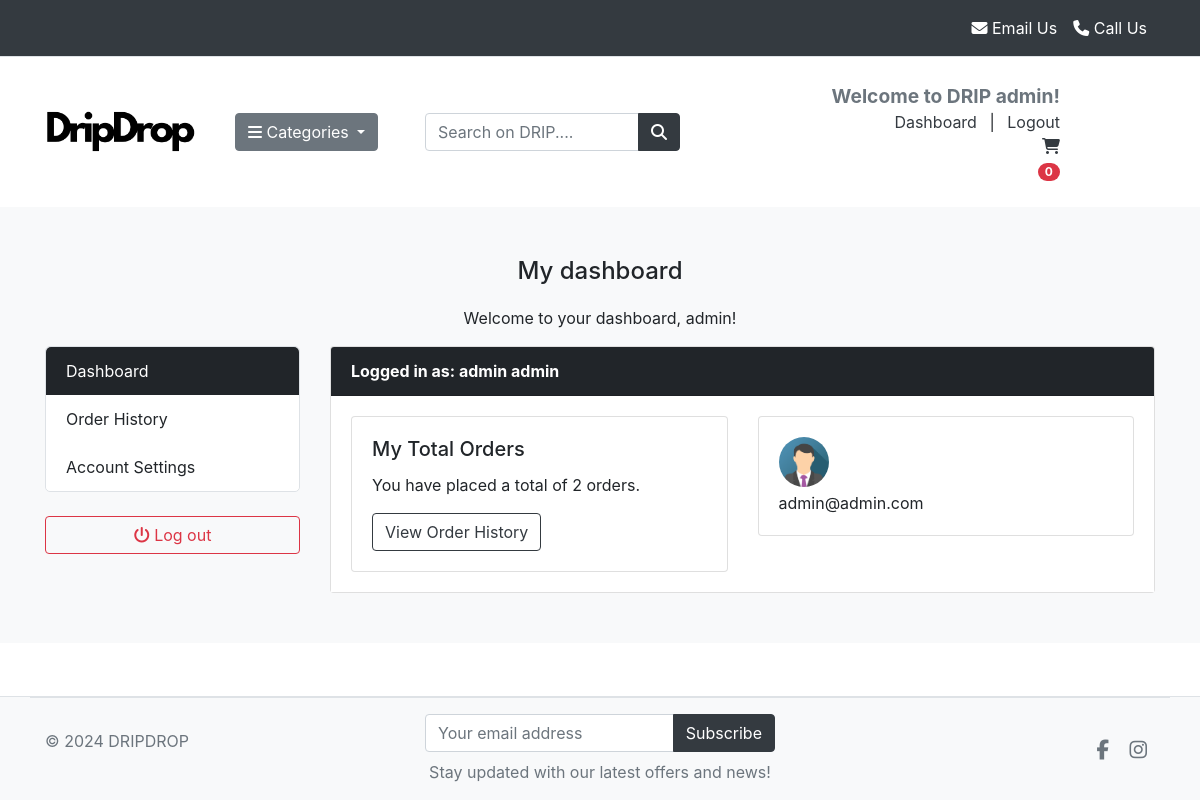
Before: /users/dashboard/ (signed in) with the older database file.
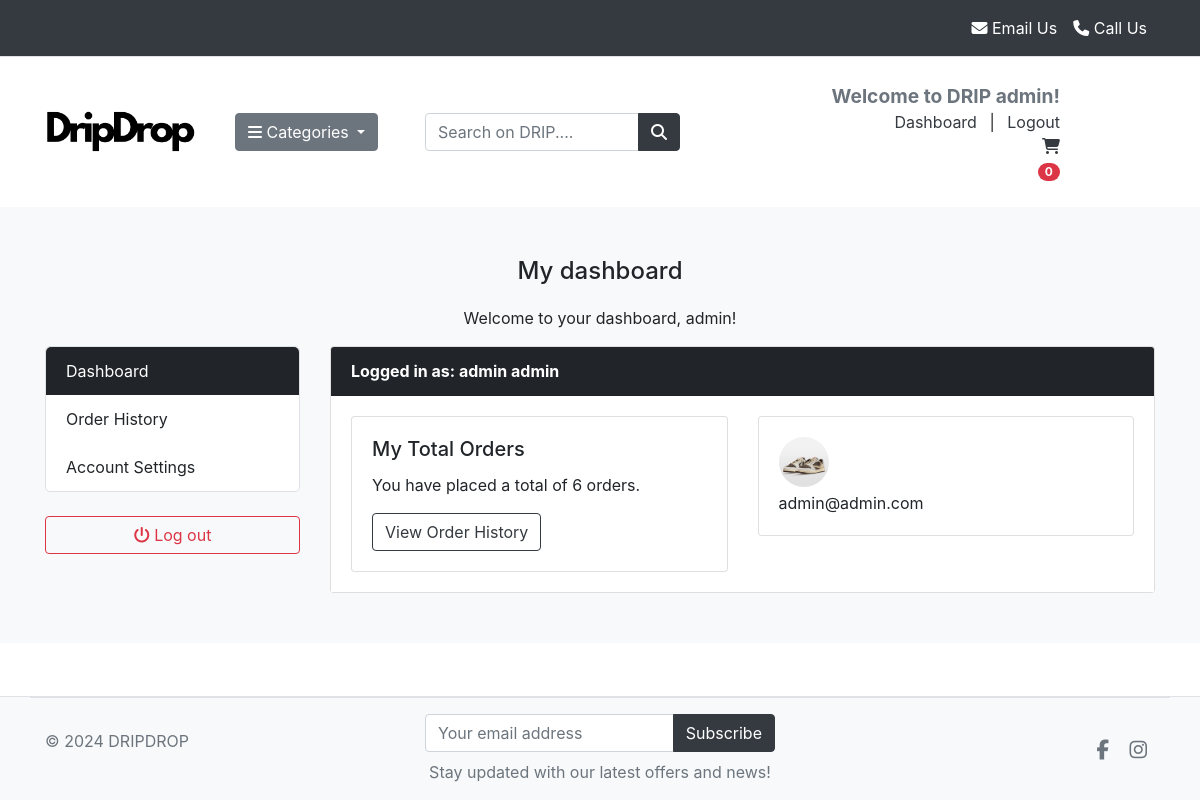
After: the same page with the newer database file.
### users/models.py (models this page shows, shortened)
class UserProfile(models.Model):
    user = models.OneToOneField(
        User, on_delete=models.CASCADE, primary_key=True
        )
    profile_picture = models.ImageField(
        upload_to='userprofile/', null=True, blank=True
        )
    address1 = models.CharField(max_length=250, blank=True)
    address2 = models.CharField(max_length=250, blank=True)
    city = models.CharField(max_length=100, blank=True)
    state = models.CharField(max_length=100, blank=True)
    country = models.CharField(max_length=100, blank=True)
    zipcode = models.CharField(max_length=20, blank=True)

### users/views.py (the view)
# urls.py: path('dashboard/', views.dashboard, name='dashboard'),
@login_required
def dashboard(request):
    orders = Order.objects.order_by('-created_at').filter(
        user=request.user, is_ordered=True)
    order_count = orders.count()
    userprofile = get_object_or_404(UserProfile, user=request.user)
    context = {
        'orders': orders,
        'order_count': order_count,
        'userprofile': userprofile,
    }
    return render(request, 'users/dashboard.html', context)

### cart/context_processors.py (called while the page is built)
def counter(request):
    item_count = 0
    if 'admin' in request.path:
        return {}
    else:
        try:
            cart = Cart.objects.filter(cart_id=cart_id(request))
            cart_items = CartItem.objects.all().filter(cart=cart[:1])
            for cart_item in cart_items:
                item_count += cart_item.quantity
        except Cart.DoesNotExist:
            item_count = 0
    return dict(item_count=item_count)

### cart/views.py (called while the page is built)
def cart_id(request):
    cart = request.session.session_key
    if not cart:
        cart = request.session.create()
    return cart

### category/context_processors.py (called while the page is built)
def menu_links(request):
    links = Category.objects.all()
    return dict(links=links)

### category/models.py (called while the page is built)
    def get_url(self):
        return reverse('products_by_category', args=[self.slug])

### users/models.py (called while the page is built)
    def full_name(self):
        return f'{self.first_name} {self.last_name}'

### templates/users/dashboard.html (shortened to what this page needs)
{% extends "base.html" %}
{% load static %}
{% block content %}
<section class="section-content bg">
    <div class="text-center">
        <h1>My dashboard</h1>
        <p>Welcome to your dashboard, {{ user.first_name }}!</p>
    </div>
    <div class="container">
        <div class="row">
            {% include 'includes/dashboard_list.html' %}
            <main class="col-md-9">
                <article class="card">
                    <header class="card-header card-header-custom">
                        <strong class="d-inline-block mr-3">Logged in as: {{user.full_name}} </strong>
                    </header>
                    <div class="card-body card-body-custom">
                        <div class="row">
                            <div class="col-md-6">
                                <div class="card">
                                    <div class="card-body">
                                        <h5 class="card-title">My Total Orders</h5>
                                        <p class="card-text">You have placed a total of {{order_count}} orders.</p>
                                        <a href="{% url 'order_history' %}" class="btn btn-outline-dark">View Order History</a>
                                    </div>
                                </div>
                            </div>
                            <div class="col-md-6">
                                <div class="card">
                                    <div class="card-body">
                                        {% if userprofile.profile_picture %}
                                        <img src="{{ userprofile.profile_picture.url }}" width="50" height="50"
                                            class="img-fluid mb-1" alt="Profile image" style="border-radius:50%;">
                                        {% else %}
                                        <img src="{% static 'images/avatars/img_avatar.png' %}" alt="Profile Picture"
                                            class="img-thumbnail" width="100" style="border-radius: 50px;">
                                        {% endif %}
                                        <p class="mb-0">{{user.email}}</p>
                                    </div>
                                </div>
                            </div>
                        </div>
                    </div>
                </article>
            </main>
        </div>
    </div>
</section>
{% endblock %}

Changed rows visible on the page:
changed UserProfile: profile_picture: a different picture
Other visible differences:
{{ order_count }}: "2" → "6"
